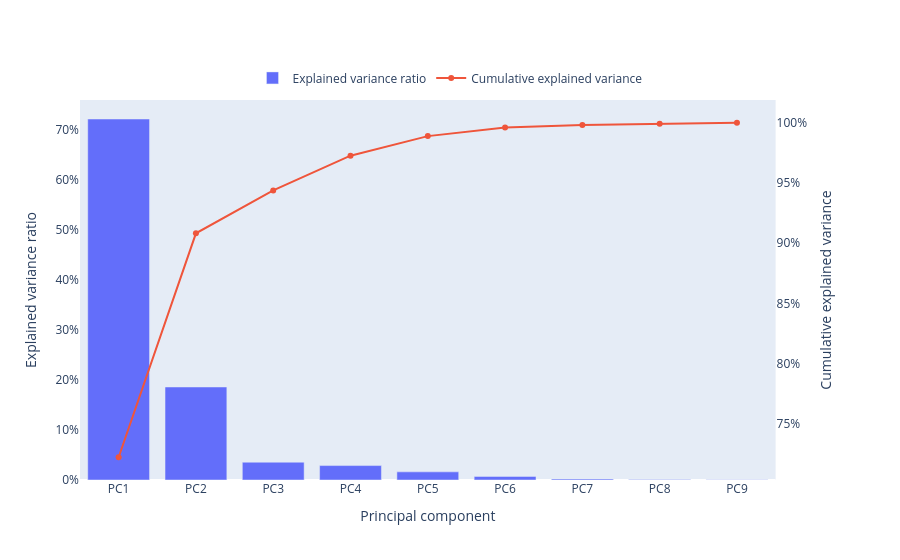

The cell this chart's notebook holds for it:
### Code cell
# variance_ratios → left y-axis (bars); cumulative_variance → right y-axis (line)
_pc_x = [f"PC{i + 1}" for i in range(len(variance_ratios))]
fig = make_subplots(specs=[[{"secondary_y": True}]])
fig.add_trace(
    go.Bar(x=_pc_x, y=variance_ratios, name="Explained variance ratio"),
    secondary_y=False,
)
fig.add_trace(
    go.Scatter(
        x=_pc_x,
        y=cumulative_variance,
        name="Cumulative explained variance",
        mode="lines+markers",
    ),
    secondary_y=True,
)
fig.update_layout(
    xaxis_title="Principal component",
    legend=dict(
        orientation="h",
        yanchor="bottom",
        y=1.02,
        xanchor="center",
        x=0.5,
    ),
)
fig.update_yaxes(
    title_text="Explained variance ratio",
    secondary_y=False,
    tickformat=".0%",
    showgrid=False,
)
fig.update_yaxes(
    title_text="Cumulative explained variance",
    secondary_y=True,
    tickformat=".0%",
    showgrid=False,
)
fig.show()

### Figure 1 — Plotly figure (JSON) as saved in the notebook; plotly's stock layout.template omitted (floating-point values rounded to 4 significant figures)
{"data": [{"name": "Explained variance ratio", "type": "bar", "x": ["PC1", "PC2", "PC3", "PC4", "PC5", "PC6", "PC7", "PC8", "PC9"], "xaxis": "x", "y": [0.7221, 0.186, 0.0356, 0.02887, 0.01627, 0.007197, 0.002058, 0.00112, 0.000733], "yaxis": "y"}, {"mode": "lines+markers", "name": "Cumulative explained variance", "type": "scatter", "x": ["PC1", "PC2", "PC3", "PC4", "PC5", "PC6", "PC7", "PC8", "PC9"], "xaxis": "x", "y": [0.7221, 0.9081, 0.9438, 0.9726, 0.9889, 0.9961, 0.9981, 0.9993, 1.0], "yaxis": "y2"}], "layout": {"legend": {"orientation": "h", "x": 0.5, "xanchor": "center", "y": 1.02, "yanchor": "bottom"}, "xaxis": {"anchor": "y", "domain": [0, 0.94], "title": {"text": "Principal component"}}, "yaxis": {"anchor": "x", "domain": [0, 1], "showgrid": false, "tickformat": ".0%", "title": {"text": "Explained variance ratio"}}, "yaxis2": {"anchor": "x", "overlaying": "y", "showgrid": false, "side": "right", "tickformat": ".0%", "title": {"text": "Cumulative explained variance"}}}}
